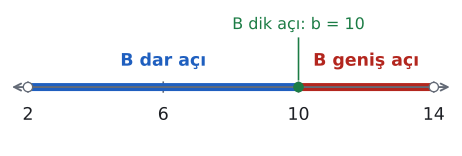

Write the Python code that produced this figure.
import sys; sys.path.insert(0, "tools")
from cizim import *

# Ders, kural 3: a = 6, c = 8. Üçgen eşitsizliği 2 < b < 14; B dik açıysa b = 10 (6² + 8² = 100).
fig, ax = sekil(6, 1.9)
sayi_dogrusu(ax, 2, 14, isaretler=[2, 6, 10, 14])
ax.set_ylim(-1, 1.3)
ax.plot([2, 10], [0, 0], color=MAVI, lw=6, solid_capstyle="butt")
ax.plot([10, 14], [0, 0], color=KIRMIZI, lw=6, solid_capstyle="butt")
for t in (2, 14): nokta(ax, t, 0, renk=SOLUK, dolu=False)
nokta(ax, 10, 0, renk=YESIL)
ax.text(6, 0.35, "B dar açı", ha="center", color=MAVI, fontsize=13, fontweight="bold")
ax.text(12, 0.35, "B geniş açı", ha="center", color=KIRMIZI, fontsize=13, fontweight="bold")
ax.text(10, 0.95, "B dik açı: b = 10", ha="center", color=YESIL, fontsize=12)
ax.plot([10, 10], [0.12, 0.8], color=YESIL, lw=1.2)
kaydet(fig, __file__)
